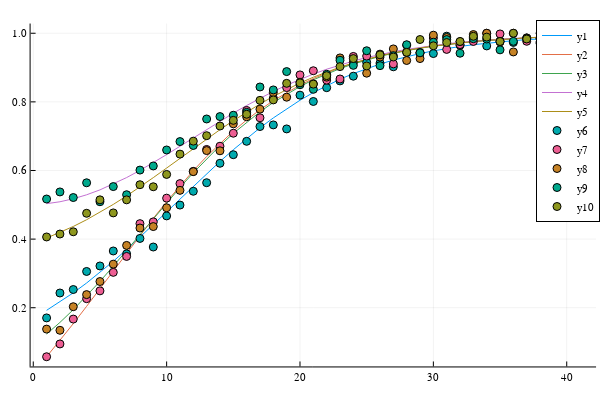

Notebook source saved alongside this figure:
### Code cell
plot(Array(sol)')
scatter!(data')

### Figure 1 — Plotly figure (JSON) as saved in the notebook; plotly's stock layout.template omitted (floating-point values rounded to 4 significant figures)
{"data": [{"colorbar": {"title": ""}, "legendgroup": "y1", "line": {"color": "rgba(0, 154, 250, 1.000)", "dash": "solid", "shape": "linear", "width": 1}, "mode": "lines", "name": "y1", "showlegend": true, "type": "scatter", "x": [1, 2, 3, 4, 5, 6, 7, 8, 9, 10, 11, 12, 13, 14, 15, 16, 17, 18, 19, 20, 21, 22, 23, 24, 25, 26, 27, 28, 29, 30, 31, 32, 33, 34, 35, 36, 37, 38, 39, 40, 41], "xaxis": "x", "y": [0.1925, 0.2168, 0.2434, 0.2721, 0.3028, 0.3353, 0.3696, 0.4051, 0.4417, 0.479, 0.5165, 0.5538, 0.5905, 0.6262, 0.6606, 0.6934, 0.7243, 0.7532, 0.78, 0.8047, 0.8272, 0.8476, 0.866, 0.8825, 0.8971, 0.9102, 0.9217, 0.9319, 0.9408, 0.9486, 0.9555, 0.9614, 0.9666, 0.9711, 0.9751, 0.9785, 0.9814, 0.984, 0.9862, 0.9881, 0.9897], "yaxis": "y", "zmax": null, "zmin": null}, {"colorbar": {"title": ""}, "legendgroup": "y2", "line": {"color": "rgba(227, 111, 71, 1.000)", "dash": "solid", "shape": "linear", "width": 1}, "mode": "lines", "name": "y2", "showlegend": true, "type": "scatter", "x": [1, 2, 3, 4, 5, 6, 7, 8, 9, 10, 11, 12, 13, 14, 15, 16, 17, 18, 19, 20, 21, 22, 23, 24, 25, 26, 27, 28, 29, 30, 31, 32, 33, 34, 35, 36, 37, 38, 39, 40, 41], "xaxis": "x", "y": [0.05714, 0.1046, 0.1537, 0.2041, 0.2555, 0.3074, 0.3592, 0.4105, 0.4606, 0.5091, 0.5555, 0.5995, 0.6409, 0.6793, 0.7148, 0.7473, 0.7769, 0.8036, 0.8275, 0.8489, 0.868, 0.8848, 0.8997, 0.9128, 0.9242, 0.9343, 0.9431, 0.9507, 0.9573, 0.9631, 0.9681, 0.9725, 0.9762, 0.9795, 0.9823, 0.9847, 0.9868, 0.9886, 0.9902, 0.9916, 0.9927], "yaxis": "y", "zmax": null, "zmin": null}, {"colorbar": {"title": ""}, "legendgroup": "y3", "line": {"color": "rgba(62, 164, 78, 1.000)", "dash": "solid", "shape": "linear", "width": 1}, "mode": "lines", "name": "y3", "showlegend": true, "type": "scatter", "x": [1, 2, 3, 4, 5, 6, 7, 8, 9, 10, 11, 12, 13, 14, 15, 16, 17, 18, 19, 20, 21, 22, 23, 24, 25, 26, 27, 28, 29, 30, 31, 32, 33, 34, 35, 36, 37, 38, 39, 40, 41], "xaxis": "x", "y": [0.1233, 0.1572, 0.1943, 0.2343, 0.2768, 0.3212, 0.3669, 0.4133, 0.4598, 0.5057, 0.5503, 0.5933, 0.6341, 0.6725, 0.7081, 0.741, 0.771, 0.7983, 0.8228, 0.8448, 0.8644, 0.8817, 0.897, 0.9105, 0.9223, 0.9327, 0.9417, 0.9495, 0.9564, 0.9623, 0.9675, 0.9719, 0.9758, 0.9791, 0.982, 0.9845, 0.9866, 0.9885, 0.9901, 0.9914, 0.9926], "yaxis": "y", "zmax": null, "zmin": null}, {"colorbar": {"title": ""}, "legendgroup": "y4", "line": {"color": "rgba(195, 113, 210, 1.000)", "dash": "solid", "shape": "linear", "width": 1}, "mode": "lines", "name": "y4", "showlegend": true, "type": "scatter", "x": [1, 2, 3, 4, 5, 6, 7, 8, 9, 10, 11, 12, 13, 14, 15, 16, 17, 18, 19, 20, 21, 22, 23, 24, 25, 26, 27, 28, 29, 30, 31, 32, 33, 34, 35, 36, 37, 38, 39, 40, 41], "xaxis": "x", "y": [0.5033, 0.5089, 0.5176, 0.5292, 0.5435, 0.5603, 0.5794, 0.6003, 0.6227, 0.6463, 0.6706, 0.6952, 0.7197, 0.7438, 0.7671, 0.7894, 0.8106, 0.8304, 0.8488, 0.8657, 0.8811, 0.8952, 0.9078, 0.9191, 0.9292, 0.9381, 0.946, 0.953, 0.9592, 0.9645, 0.9692, 0.9733, 0.9769, 0.98, 0.9827, 0.9851, 0.9871, 0.9889, 0.9904, 0.9917, 0.9928], "yaxis": "y", "zmax": null, "zmin": null}, {"colorbar": {"title": ""}, "legendgroup": "y5", "line": {"color": "rgba(172, 142, 24, 1.000)", "dash": "solid", "shape": "linear", "width": 1}, "mode": "lines", "name": "y5", "showlegend": true, "type": "scatter", "x": [1, 2, 3, 4, 5, 6, 7, 8, 9, 10, 11, 12, 13, 14, 15, 16, 17, 18, 19, 20, 21, 22, 23, 24, 25, 26, 27, 28, 29, 30, 31, 32, 33, 34, 35, 36, 37, 38, 39, 40, 41], "xaxis": "x", "y": [0.4031, 0.4191, 0.4369, 0.4565, 0.4779, 0.5011, 0.5259, 0.552, 0.5792, 0.6071, 0.6354, 0.6637, 0.6917, 0.7189, 0.7452, 0.7703, 0.7939, 0.8159, 0.8363, 0.8549, 0.8719, 0.8873, 0.9011, 0.9135, 0.9244, 0.9341, 0.9427, 0.9502, 0.9568, 0.9626, 0.9676, 0.972, 0.9758, 0.9791, 0.982, 0.9844, 0.9866, 0.9884, 0.99, 0.9914, 0.9926], "yaxis": "y", "zmax": null, "zmin": null}, {"colorbar": {"title": ""}, "legendgroup": "y6", "marker": {"color": "rgba(0, 170, 174, 1.000)", "line": {"color": "rgba(0, 0, 0, 1.000)", "width": 1}, "size": 8, "symbol": "circle"}, "mode": "markers", "name": "y6", "showlegend": true, "type": "scatter", "x": [1, 2, 3, 4, 5, 6, 7, 8, 9, 10, 11, 12, 13, 14, 15, 16, 17, 18, 19, 20, 21, 22, 23, 24, 25, 26, 27, 28, 29, 30, 31, 32, 33, 34, 35, 36, 37, 38, 39, 40, 41], "xaxis": "x", "y": [0.1703, 0.243, 0.2531, 0.3058, 0.3218, 0.3654, 0.357, 0.402, 0.377, 0.4676, 0.4992, 0.5394, 0.5644, 0.621, 0.646, 0.685, 0.7281, 0.7329, 0.7212, 0.8196, 0.8011, 0.8414, 0.8611, 0.8749, 0.9152, 0.913, 0.9023, 0.9443, 0.944, 0.9408, 0.9915, 0.965, 0.9882, 0.9631, 0.9776, 0.9732, 0.9864, 0.9853, 1, 0.9864, 0.9938], "yaxis": "y", "zmax": null, "zmin": null}, {"colorbar": {"title": ""}, "legendgroup": "y7", "marker": {"color": "rgba(237, 94, 147, 1.000)", "line": {"color": "rgba(0, 0, 0, 1.000)", "width": 1}, "size": 8, "symbol": "circle"}, "mode": "markers", "name": "y7", "showlegend": true, "type": "scatter", "x": [1, 2, 3, 4, 5, 6, 7, 8, 9, 10, 11, 12, 13, 14, 15, 16, 17, 18, 19, 20, 21, 22, 23, 24, 25, 26, 27, 28, 29, 30, 31, 32, 33, 34, 35, 36, 37, 38, 39, 40, 41], "xaxis": "x", "y": [0.05716, 0.09447, 0.167, 0.2264, 0.2492, 0.3031, 0.3496, 0.4451, 0.4503, 0.5194, 0.5618, 0.5975, 0.6613, 0.6707, 0.7086, 0.775, 0.7536, 0.811, 0.8416, 0.8786, 0.8907, 0.8634, 0.8667, 0.9324, 0.9334, 0.9391, 0.9106, 0.965, 0.9418, 0.986, 0.9529, 0.967, 0.9761, 1, 0.998, 1, 0.9766, 0.9747, 0.9653, 0.9841, 1], "yaxis": "y", "zmax": null, "zmin": null}, {"colorbar": {"title": ""}, "legendgroup": "y8", "marker": {"color": "rgba(198, 130, 37, 1.000)", "line": {"color": "rgba(0, 0, 0, 1.000)", "width": 1}, "size": 8, "symbol": "circle"}, "mode": "markers", "name": "y8", "showlegend": true, "type": "scatter", "x": [1, 2, 3, 4, 5, 6, 7, 8, 9, 10, 11, 12, 13, 14, 15, 16, 17, 18, 19, 20, 21, 22, 23, 24, 25, 26, 27, 28, 29, 30, 31, 32, 33, 34, 35, 36, 37, 38, 39, 40, 41], "xaxis": "x", "y": [0.1377, 0.1342, 0.203, 0.2382, 0.2764, 0.327, 0.3816, 0.4324, 0.4366, 0.4914, 0.5421, 0.5967, 0.658, 0.6574, 0.736, 0.7565, 0.7788, 0.8273, 0.8137, 0.8573, 0.8525, 0.8721, 0.9281, 0.9147, 0.8836, 0.9307, 0.9544, 0.9205, 0.9262, 0.9944, 0.9876, 0.9756, 0.9962, 1, 0.9747, 0.9455, 0.9861, 1, 0.9801, 1, 1], "yaxis": "y", "zmax": null, "zmin": null}, {"colorbar": {"title": ""}, "legendgroup": "y9", "marker": {"color": "rgba(0, 169, 141, 1.000)", "line": {"color": "rgba(0, 0, 0, 1.000)", "width": 1}, "size": 8, "symbol": "circle"}, "mode": "markers", "name": "y9", "showlegend": true, "type": "scatter", "x": [1, 2, 3, 4, 5, 6, 7, 8, 9, 10, 11, 12, 13, 14, 15, 16, 17, 18, 19, 20, 21, 22, 23, 24, 25, 26, 27, 28, 29, 30, 31, 32, 33, 34, 35, 36, 37, 38, 39, 40, 41], "xaxis": "x", "y": [0.5169, 0.5375, 0.5211, 0.5642, 0.509, 0.5531, 0.5294, 0.6012, 0.6132, 0.6598, 0.6843, 0.6729, 0.7502, 0.7572, 0.761, 0.7695, 0.8434, 0.8348, 0.8883, 0.85, 0.8366, 0.8805, 0.9213, 0.9064, 0.949, 0.9056, 0.9347, 0.9666, 0.943, 0.9738, 0.9816, 0.9417, 0.984, 0.9832, 0.9516, 0.9764, 0.9841, 0.9835, 0.9694, 0.9722, 0.9871], "yaxis": "y", "zmax": null, "zmin": null}, {"colorbar": {"title": ""}, "legendgroup": "y10", "marker": {"color": "rgba(142, 151, 30, 1.000)", "line": {"color": "rgba(0, 0, 0, 1.000)", "width": 1}, "size": 8, "symbol": "circle"}, "mode": "markers", "name": "y10", "showlegend": true, "type": "scatter", "x": [1, 2, 3, 4, 5, 6, 7, 8, 9, 10, 11, 12, 13, 14, 15, 16, 17, 18, 19, 20, 21, 22, 23, 24, 25, 26, 27, 28, 29, 30, 31, 32, 33, 34, 35, 36, 37, 38, 39, 40, 41], "xaxis": "x", "y": [0.4063, 0.4148, 0.4213, 0.4753, 0.5145, 0.4764, 0.5144, 0.5586, 0.5526, 0.5885, 0.6477, 0.6855, 0.7015, 0.7295, 0.7461, 0.7639, 0.8044, 0.8057, 0.854, 0.8554, 0.8517, 0.8764, 0.9027, 0.9262, 0.9046, 0.9371, 0.9307, 0.9444, 0.9818, 0.9634, 0.973, 0.976, 0.9911, 0.9888, 0.976, 1, 0.9832, 0.9706, 0.9753, 1, 0.9915], "yaxis": "y", "zmax": null, "zmin": null}], "layout": {"annotations": [], "height": 400, "legend": {"bgcolor": "rgba(255, 255, 255, 1.000)", "bordercolor": "rgba(0, 0, 0, 1.000)", "borderwidth": 1, "font": {"color": "rgba(0, 0, 0, 1.000)", "family": "sans-serif", "size": 11}, "title": {"font": {"color": "rgba(0, 0, 0, 1.000)", "family": "sans-serif", "size": 15}, "text": ""}, "tracegroupgap": 0, "traceorder": "normal", "x": 1, "xanchor": "auto", "y": 1, "yanchor": "auto"}, "margin": {"b": 20, "l": 0, "r": 0, "t": 20}, "paper_bgcolor": "rgba(255, 255, 255, 1.000)", "plot_bgcolor": "rgba(255, 255, 255, 1.000)", "showlegend": true, "width": 600, "xaxis": {"anchor": "y", "domain": [0.05101, 0.9934], "gridcolor": "rgba(0, 0, 0, 0.100)", "gridwidth": 0.5, "linecolor": "rgba(0, 0, 0, 1.000)", "mirror": false, "range": [-0.2, 42.2], "showgrid": true, "showline": true, "showticklabels": true, "tickangle": 0, "tickcolor": "rgb(0, 0, 0)", "tickfont": {"color": "rgba(0, 0, 0, 1.000)", "family": "sans-serif", "size": 11}, "tickmode": "array", "ticks": "inside", "ticktext": ["0", "10", "20", "30", "40"], "tickvals": [0, 10, 20, 30, 40], "title": "", "titlefont": {"color": "rgba(0, 0, 0, 1.000)", "family": "sans-serif", "size": 15}, "type": "-", "visible": true, "zeroline": false, "zerolinecolor": "rgba(0, 0, 0, 1.000)"}, "yaxis": {"anchor": "x", "domain": [0.03762, 0.9902], "gridcolor": "rgba(0, 0, 0, 0.100)", "gridwidth": 0.5, "linecolor": "rgba(0, 0, 0, 1.000)", "mirror": false, "range": [0.02885, 1.028], "showgrid": true, "showline": true, "showticklabels": true, "tickangle": 0, "tickcolor": "rgb(0, 0, 0)", "tickfont": {"color": "rgba(0, 0, 0, 1.000)", "family": "sans-serif", "size": 11}, "tickmode": "array", "ticks": "inside", "ticktext": ["0.2", "0.4", "0.6", "0.8", "1.0"], "tickvals": [0.2, 0.4, 0.6, 0.8, 1], "title": "", "titlefont": {"color": "rgba(0, 0, 0, 1.000)", "family": "sans-serif", "size": 15}, "type": "-", "visible": true, "zeroline": false, "zerolinecolor": "rgba(0, 0, 0, 1.000)"}}}
